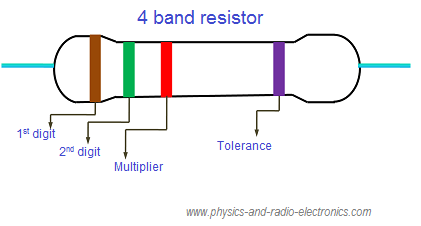
#> input picture resistorfourband.png, 421 x 226 px
$ python Resistance_reader.py
#> lines starting #> are read from the running program, lines starting #| are printed output that depends on the picture; after the words box and inside, x2 and y2 are one past the last pixel; in counts of white or black regions, pixels touching at a corner belong together; long printed decimals are rounded
# import the necessary packages
from firebase_admin import db
from firebase_admin import credentials
import firebase_admin
import math
import cv2
import numpy as np
import sys
sys.path.append('C:\Python36\Lib\site-packages\cv2')


def init_firebase():
    # config firebase
    cred = credentials.Certificate("key.json")
    firebase_admin.initialize_app(cred, {
        'databaseURL': 'https://control-car-64f69-default-rtdb.asia-southeast1.firebasedatabase.app/',
        'databaseAuthVariableOverride': {
            'uid': 'my-service-worker'
        }
    })
    ref = db.reference('/')
    return ref


def detected():
    # load the image
    first_read_image = cv2.imread("resistorfourband.png")
#> first_read_image is the input picture: shape (226, 421, 3); mean B, G, R 243.4, 242.5, 243.1
    # convert image from BGR to RGB
    image = cv2.cvtColor(first_read_image, cv2.COLOR_BGR2RGB)
    rows, columns, channels = image.shape
    # rows,columns,channels
    # print the shape of image
    print('Image shape: ', image.shape)
#| Image shape:  (226, 421, 3)
    # get mean color value of the image
    mean_color = cv2.mean(image)
#> mean_color = (243.1, 242.5, 243.4, 0)
    # print the mean
    print('mean: ', mean_color)
#| mean:  (243.079, 242.459, 243.399, 0.0)
    # make 3 new arrays with size equal to number of columns in small image
    numbers_of_dark_pixels_in_each_column = [0 for i in range(columns)]
    addition_of_row_numbers_having_dark_pixels_in_each_column = [
        0 for i in range(columns)]
    average_of_row_numbers_having_dark_pixels_in_each_column = [
        0 for i in range(columns)]
    # travel row by row downwards in each column from left to right in small image
    global num
    for x in range(0, columns):
        num = 0
        for y in range(0, rows):
            # get pixel value in small image and assign to a new variable res
            res = image[y, x]
            # res is empty if no image loaded, then continue
            if res is None:
                continue
            # if the respecitve values stored in res are greater than half of the respective values in the mean color of the small image
            # then pass (these are the light parts of the image)
            # if not, increment num by 1 and set respective array position of avgy equal to column number as the value already stored plus y
            if res[0] > mean_color[0] * 0.5 and res[1] > mean_color[1] * 0.5 and res[2] > mean_color[2] * 0.5:
                pass
            else:
                num += 1
                addition_of_row_numbers_having_dark_pixels_in_each_column[x] += y
        # once the iteration of rows along a column is over,
        # if num is greater than 2, set value in nums at index equal to column number, as num
        # and set value in avgy at index equal to column number, as (value already there divided by num)
        if num > 2:
            numbers_of_dark_pixels_in_each_column[x] = num
            average_of_row_numbers_having_dark_pixels_in_each_column[x] = (
                (addition_of_row_numbers_having_dark_pixels_in_each_column[x]) / num)
#> after the loop, addition_of_row_numbers_having_dark_pixels_in_each_column = 421 values, max 8530 at index 125, min 0 at index 0, mean 1022.7; average_of_row_numbers_having_dark_pixels_in_each_column = 421 values, max 135.6 at index 147, min 0 at index 0, mean 70.07; numbers_of_dark_pixels_in_each_column = 421 values, max 96 at index 166, min 0 at index 0, mean 13.87
    average_dark_pixels = 0
    count = 0
    for x in range(0, columns):
        # if nums(column number) is greater than 0, then do this
        if numbers_of_dark_pixels_in_each_column[x] > 0:
            # add the values in nums array that are greater than 0
            average_dark_pixels += numbers_of_dark_pixels_in_each_column[x]
            count += 1  # count the number of values greater than 0
#> this loop made 421 passes
#> average_dark_pixels on passes 3 to 10: 5, 10, 15, 20, 25, 30, 35, 40
#> after the loop, average_dark_pixels = 5839; count = 408
    # gettin row and column values to extract out part of image and draw rectangle
    x_min = -1
    x_max = 0
    if count > 0:  # if there are values greater than 0 in nums array
        # get the average times the num has been greater than 0 by dividing total by number of values greater than 0
        average_dark_pixels /= count
#> average_dark_pixels = 14.31
        for x in range(0, columns):
            # if nums(column number) is greater than ((average times the num has been greater than 0) + 15)
            if numbers_of_dark_pixels_in_each_column[x] > average_dark_pixels + 15:
                if x_min < 0:  # this will happen only in first iteration as minx is -1 and after that minx is updated to x
                    x_min = x  # set minx as respective index of nums array
                x_max = x  # set maxx as respective index of nums array
#> after the loop, x_min = 88
    # if minx is greater than or equal to 0 (ie. respective index of nums array saved above is higher than 0)
    if x_min >= 0:
        y_min = average_of_row_numbers_having_dark_pixels_in_each_column[x_min]
#> y_min = 125.6
        y_max = average_of_row_numbers_having_dark_pixels_in_each_column[x_max]
#> y_max = 68
        x_min_2 = x_min - 20
#> x_min_2 = 68
        if x_min_2 < 0:
            x_min_2 = 0
        if x_min_2 > len(average_of_row_numbers_having_dark_pixels_in_each_column) - 1:
            x_min_2 = len(
                average_of_row_numbers_having_dark_pixels_in_each_column) - 1
        x_max_2 = x_max + 20
        if x_max_2 < 0:
            x_max_2 = 0
        if x_max_2 > len(average_of_row_numbers_having_dark_pixels_in_each_column) - 1:
            x_max_2 = len(
                average_of_row_numbers_having_dark_pixels_in_each_column) - 1
        ratio = (average_of_row_numbers_having_dark_pixels_in_each_column[x_max_2] -
                 average_of_row_numbers_having_dark_pixels_in_each_column[x_min_2]) / ((x_max_2) - (x_min_2))
#> ratio = -0.0862
        y_min = (int)(ratio * (x_min - x_min_2) +
                      average_of_row_numbers_having_dark_pixels_in_each_column[x_min_2])
#> y_min = 80
        y_max = (int)(ratio * (x_max - x_max_2) +
                      average_of_row_numbers_having_dark_pixels_in_each_column[x_max_2])
#> y_max = 63
        w = x_max - x_min  # width of part of image to be extracted out
#> w = 196
        if w > 10 and ratio < 0.7 and ratio > -0.7:
            x1 = min(x_min, x_max)
#> x1 = 88
            x2 = max(x_min, x_max)
#> x2 = 284
            y1 = min(y_min+15, y_max+15, y_max-15, y_min-15)
#> y1 = 48
            y2 = max(y_min+15, y_max+15, y_max-15, y_min-15)
#> y2 = 95
            # cut out the colour bands part from the image
            res = cv2.resize(image[y1:y2, x1:x2], (columns, 50),
                             fx=0, fy=0, interpolation=cv2.INTER_NEAREST)
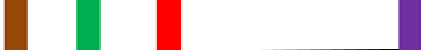
#> res: shape (50, 421, 3); mean R, G, B 226.1, 213.4, 210.3
            # draw a green rectangle where the part of image was extracted on original image
            cv2.rectangle(image, (x1, y1), (x2, y2), (0, 255, 0), 2)
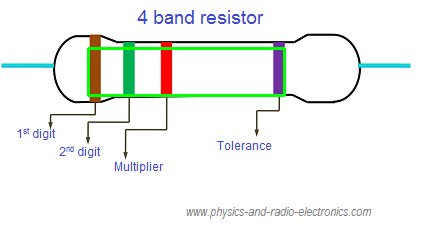
#> image: shape (226, 421, 3); mean R, G, B 240.3, 243.8, 240.8
            n = 3
            res_rows, res_columns, res_channels = res.shape
            background = [0 for k in range(n)]
            for x in range(res_columns-50, res_columns):
                value = res[0, x]
                for i in range(0, 3):
                    background[i] += value[i] / 50.0
#> this loop made 50 passes
#> value on passes 1 to 8: [255, 255, 255], [255, 255, 255], [255, 255, 255], [255, 255, 255], [255, 255, 255], [255, 255, 255], [255, 255, 255], [255, 255, 255]
#> after the loop, background = [190.3, 161.4, 212]
            background_distances = [0 for k in range(res_columns)]
            average_distance = 0
            for x in range(0, res_columns-5):  # -5 removed
                c1 = background
                c2 = res[0, x]
                background_distances[x] = (math.pow(
                    c1[0] - c2[0], 2) + math.pow(c1[1] - c2[1], 2) + math.pow(c1[2] - c2[2], 2))/100
                average_distance += (background_distances[x] / res_columns)
#> this loop made 416 passes
#> (c2, average_distance) on passes 1 to 3: ([255, 255, 255], 0.351), ([255, 255, 255], 0.703), ([255, 255, 255], 1.05)
#> after the loop, average_distance = 221.9; background_distances = 421 values, max 751.9 at index 157, min 0 at index 416, mean 221.9
            res = cv2.fastNlMeansDenoising(res, None, 10, 7, 30)
            res = cv2.GaussianBlur(res, (15, 15), 0)
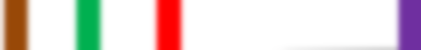
#> res: shape (50, 421, 3); mean R, G, B 226.5, 213.7, 210.7
            res = cv2.GaussianBlur(res, (15, 15), 0)
            cv2.imshow('res', cv2.cvtColor(res, cv2.COLOR_BGR2RGB))
            # the brighter values of colors
            bright_codes = [(0, 0, 0),  # black
                            (156, 102, 51),  # brown
                            # red
                            (255, 0, 0),
                            # orange
                            (255, 102, 0),
                            # yellow
                            (255, 255, 0),
                            # green
                            (0, 255, 0),
                            # blue
                            (0, 0, 255),
                            # violet
                            (200, 0, 255),
                            # gray
                            (128, 128, 128),
                            (255, 255, 255)]  # white
            # the darker values of colors
            dark_codes = [(20, 20, 20),  # black
                          (71, 53, 38),  # brown
                          # red
                          (204, 0, 0),
                          # orange
                          (255, 51, 0),
                          # yellow
                          (255, 204, 102),
                          # green
                          (30, 200, 50),
                          # blue
                          (40, 73, 86),
                          # violet
                          (110, 0, 51),
                          # gray
                          (73, 65, 62),
                          (250, 250, 250)]  # white
            color_name = ["black", "brown", "red", "orange",
                          "yellow", "green", "blue", "violet", "gray", "white"]
            # getting colors of the bands
            coldet = [0]*res_columns
            for x in range(0, res_columns):
                if background_distances[x] > average_distance:
                    col = res[0, x]
                    mini = 100000
                    minc = -1
                    for c in range(0, len(dark_codes)):
                        c2 = dark_codes[c]
                        distance = (math.pow(col[0] - c2[0], 2)
                                    + math.pow(col[1] - c2[1], 2)
                                    + math.pow(col[2] - c2[2], 2))
                        if distance < mini:
                            mini = distance
                            minc = c
                    coldet[x] = minc
                    if minc >= 0:
                        pass
                else:
                    coldet[x] = -1
#> this loop made 421 passes
#> col on passes 6 to 13: [188, 137, 98], [179, 120, 75], [171, 106, 55], [164, 94, 39], [159, 85, 27], [156, 80, 18], [154, 76, 13], [153, 74, 10]
            print("coldet", coldet)
#> (printed output is left out)
            numconti = 0
            numcodes = 0
            sumcodes = [0]*res_columns
            result = [0 for k in range(n)]
            found = False
            for x in range(0, res_columns):
                if coldet[x] == -1 and numconti > 20:
                    sumc = [0]*len(dark_codes)
                    for i in range(0, numconti - 20):
                        sumc[sumcodes[i]] += 1
                    print("sumc", sumc)
                    maxnum = 0
                    code = -1
                    for i in range(0, len(dark_codes)):
                        if sumc[i] > maxnum:
                            maxnum = sumc[i]
                            code = i
                    if code != -1:
                        # display colours and colour names
                        cv2.rectangle(image, ((int)(numcodes*columns/4), rows-40), ((int)(
                            (numcodes + 1)*columns/4), rows), bright_codes[code], -1)  # Original
                        cv2.putText(image, color_name[code], ((int)(
                            numcodes * columns / 4), rows-10), cv2.FONT_HERSHEY_DUPLEX, 1.0, (0, 0, 0))
                        result[numcodes] = code
                        print("code", code)
                        numcodes += 1
                        if numcodes >= 3:
                            found = True
                            break
                    numconti = 0
                    sumcodes = [0]*res_columns
                elif coldet[x] >= 0:
                    if numconti > 10:
                        sumcodes[numconti - 10] = coldet[x]
                    if numconti == 10:
                        pass
                    numconti += 1
                else:
                    numconti = 0
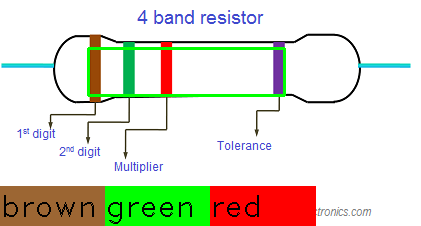
#> image: shape (226, 421, 3); 13.28% of pixels changed, all inside (x1, y1, x2, y2) = (0, 186, 316, 226)
            print("result", result)
#| result [1, 5, 2]
            final_result = result[0] * 10 + result[1]
            final_result *= math.pow(10, result[2])
            resistance = final_result
            unit = " Ohm"
            if resistance >= 1000.0:
                resistance /= 1000
                unit = "k Ohm"
            if resistance >= 1000000.0:
                resistance /= 1000000
                unit = "m Ohm"
            answer = f'{resistance:.1f}' + unit
            cv2.putText(image, answer, (50, 50),
                        cv2.FONT_HERSHEY_DUPLEX, 1.0, (0, 0, 0))
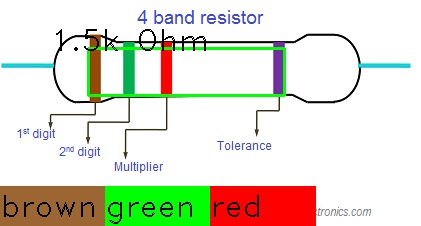
#> image: shape (226, 421, 3); 0.55% of pixels changed, all inside (x1, y1, x2, y2) = (56, 29, 206, 51)
            print("Resistance : ", answer)
#| Resistance :  1.5k Ohm
        final = cv2.cvtColor(image, cv2.COLOR_BGR2RGB)
        cv2.imshow("Final Output", final)
        cv2.waitKey(10000)
        return answer


def main():
    ref = init_firebase()
    answer = detected()
    ref.set({
        'resistor': answer
    })


if __name__ == "__main__":
    main()

$ run again, with place1.jpg saved as resistorfourband.png
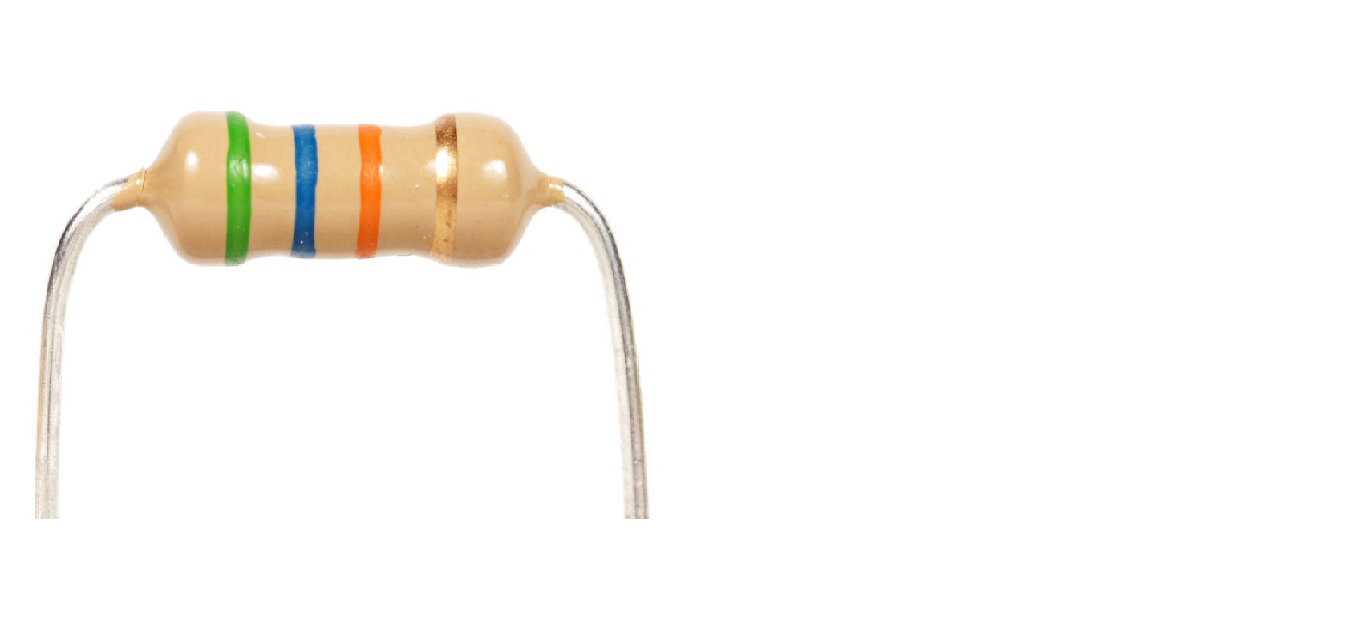
#> input picture place1.jpg, 1360 x 618 px
#> in detected, first_read_image is the input picture: shape (618, 1360, 3); mean B, G, R 245.6, 249, 251
#| Image shape:  (618, 1360, 3)
#> mean_color = (251, 249, 245.6, 0)
#| mean:  (251.021, 248.957, 245.639, 0.0)
#> after the loop in detected, `for x in range(0, columns):`: addition_of_row_numbers_having_dark_pixels_in_each_column = 1360 values, max 27521 at index 229, min 0 at index 0, mean 3499.4; average_of_row_numbers_having_dark_pixels_in_each_column = 1360 values, max 379.5 at index 636, min 0 at index 0, mean 80.13; numbers_of_dark_pixels_in_each_column = 1360 values, max 146 at index 229, min 0 at index 0, mean 16.68
#> the loop in detected, `for x in range(0, columns):` made 1360 passes
#> average_dark_pixels on passes 48 to 55: 3, 8, 16, 26, 38, 48, 58, 62
#> after the loop in detected, `for x in range(0, columns):`: average_dark_pixels = 22688; count = 496
#> in detected, `average_dark_pixels /= count`: average_dark_pixels = 45.74
#> after the loop in detected, `for x in range(0, columns):`: x_min = 225
#> in detected, `y_min = average_of_row_numbers_having_dark_pixels_in_each_column[x_min]`: y_min = 217.9
#> in detected, `y_max = average_of_row_numbers_having_dark_pixels_in_each_column[x_max]`: y_max = 201.9
#> x_min_2 = 205
#> ratio = 0.00184
#> in detected, `y_min = (int)(ratio * (x_min - x_min_2) + average_of_row_numbers_havin..`: y_min = 239
#> w = 232
#> x1 = 225
#> x2 = 457
#> y1 = 224
#> y2 = 254
#> the loop in detected, `for x in range(res_columns-50, res_columns):` made 50 passes
#> value on passes 1 to 8: [193, 128, 60], [193, 128, 60], [193, 128, 60], [193, 128, 60], [199, 132, 62], [199, 132, 62], [199, 132, 62], [199, 132, 62]
#> after the loop in detected, `for x in range(res_columns-50, res_columns):`: background = [215.9, 161.4, 96.64]
#> the loop in detected, `for x in range(0, res_columns-5):` made 1355 passes
#> (c2, average_distance) on passes 1 to 3: ([195, 166, 98], 0.00338), ([195, 166, 98], 0.00676), ([195, 166, 98], 0.0101)
#> after the loop in detected, `for x in range(0, res_columns-5):`: average_distance = 71.03; background_distances = 1360 values, max 466 at index 499, min 0 at index 1355, mean 71.03
#> the loop in detected, `for x in range(0, res_columns):` made 1360 passes
#> col on passes 13 to 20: [131, 148, 59], [123, 146, 53], [116, 144, 49], [109, 142, 45], [102, 141, 41], [96, 140, 38], [91, 140, 36], [87, 140, 34]
#> (printed output is left out)
#> after the loop in detected, `for x in range(0, res_columns):`:
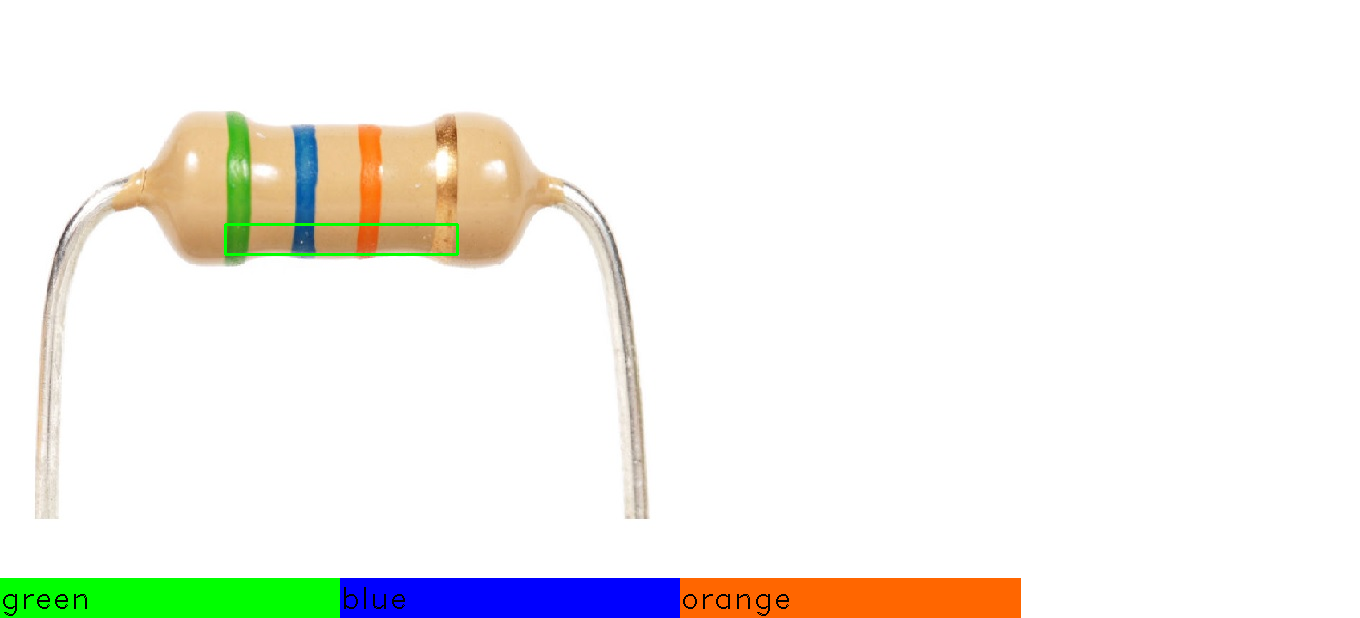
#> image: shape (618, 1360, 3); mean R, G, B 242.3, 242.3, 237.1
#| result [5, 6, 3]
#> in detected, `cv2.putText(image, answer, (50, 50), cv2.FONT_HERSHEY_DUPLEX, 1.0, (0,..`:
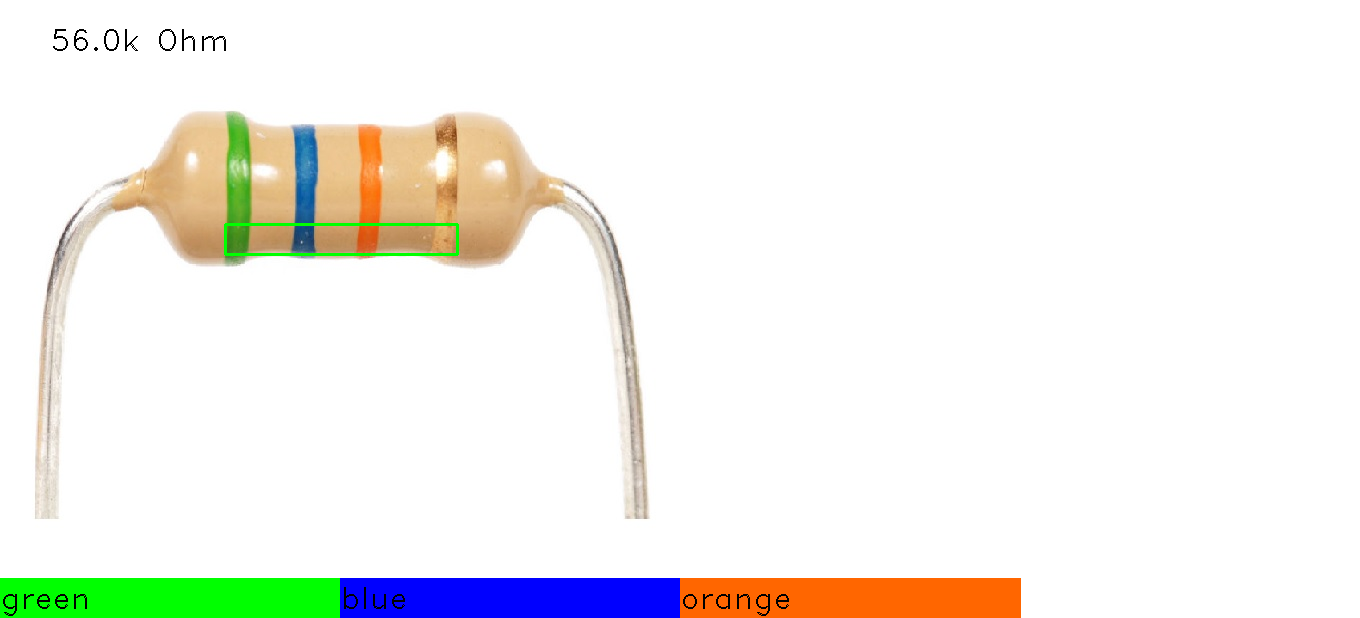
#> image: shape (618, 1360, 3); 0.08% of pixels changed, all inside (x1, y1, x2, y2) = (53, 29, 226, 51)
#| Resistance :  56.0k Ohm
